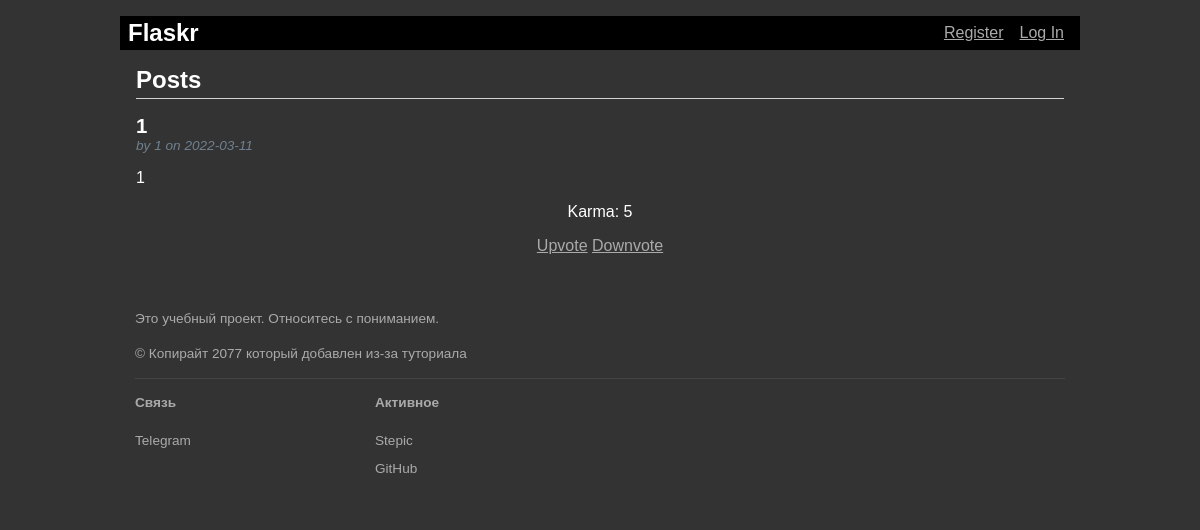
Before: / with the older database file.
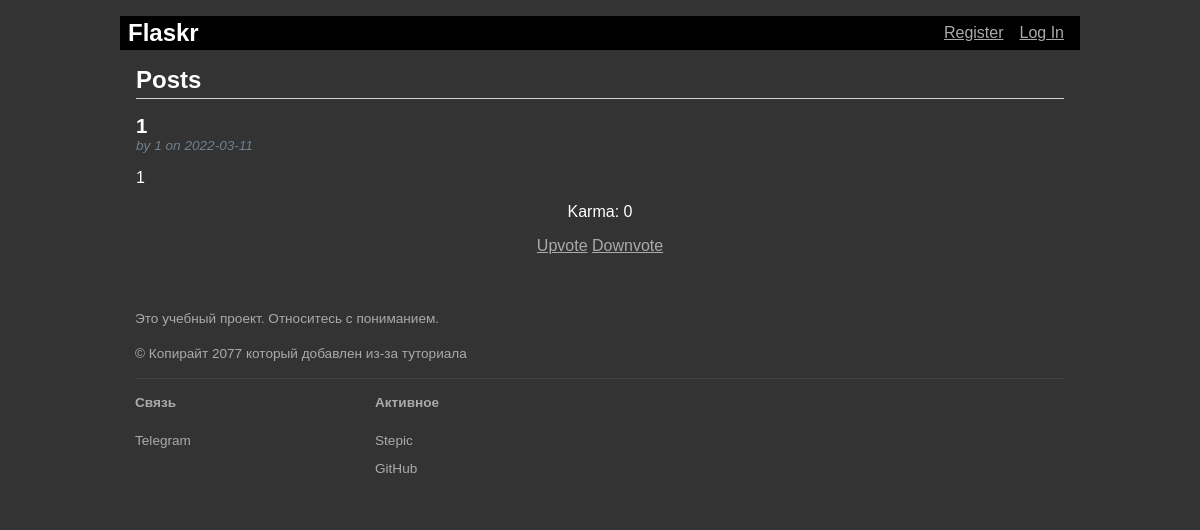
After: the same page with the newer database file.
### tables this page shows
CREATE TABLE post (
  id INTEGER PRIMARY KEY AUTOINCREMENT,
  author_id INTEGER NOT NULL,
  created TIMESTAMP NOT NULL DEFAULT CURRENT_TIMESTAMP,
  title TEXT NOT NULL,
  body TEXT NOT NULL,
  carma INTEGER NOT NULL,
  FOREIGN KEY (author_id) REFERENCES user (id)
);

CREATE TABLE user (
  id INTEGER PRIMARY KEY AUTOINCREMENT,
  username TEXT UNIQUE NOT NULL,
  password TEXT NOT NULL
);

### flaskr/blog.py (the view)
@bp.route('/')
def index():
    db = get_db()
    posts = db.execute(
        """SELECT p.id, title, body, created, author_id, username, carma
        FROM post p JOIN user u ON p.author_id = u.id
        ORDER BY created DESC""").fetchall()
    return render_template('blog/index.html', posts=posts)

### flaskr/auth.py (called while the page is built)
@bp.before_app_request
def load_logged_in_user():# функция, которая работает перед загрузкой любой страницы и проверяет
    user_id = session.get('user_id')
    if user_id is None:
        g.user = None
    else:
        g.user = get_db().execute('SELECT * FROM user WHERE id = ?', (user_id,)).fetchone()

### flaskr/db.py (called while the page is built)
def get_db():
    if 'db' not in g:
        g.db = sqlite3.connect(
            current_app.config['DATABASE'],
            detect_types=sqlite3.PARSE_DECLTYPES
        )
        g.db.row_factory = sqlite3.Row
    return g.db

### flaskr/templates/blog/index.html (shortened to what this page needs)
{% extends 'base.html' %}
{% block header %}
  <h1>{% block title %}Posts{% endblock %}</h1>
{% endblock %}
{% block content %}
  {% for post in posts %}
    <article class="post">
      <header>
        <div>
          <h1>{{ post['title'] }}</h1>
          <div class="about">by {{ post['username'] }} on {{ post['created'].strftime('%Y-%m-%d') }}</div>
        </div>
      </header>
      <p class="body">{{ post['body'] }}</p>
    </article>
    <body>
    <div class="container", align="center">
        <p class="body">Karma: {{ post['carma'] }}</p>
        <a href="{{ url_for('blog.upvote', id=post['id']) }}">Upvote</a>
        <a href="{{ url_for('blog.downvote', id=post['id']) }}">Downvote</a>
      </div>
    </body>
  {% endfor %}
{% endblock %}

### flaskr/templates/base.html (shortened to what this page needs)
<!DOCTYPE html>
<html lang="en">
<link rel="stylesheet" href="{{ url_for('static', filename='style.css') }}">
<nav>
    <h1>Flaskr</h1>
    <ul>
        {% if g.user %}
            <li><span>{{ g.user['username'] }}</span>
            <li><a href="{{ url_for('auth.logout') }}">Log Out</a>
        {% else %}
            <li><a href="{{ url_for('auth.register') }}">Register</a>
            <li><a href="{{ url_for('auth.login') }}">Log In</a>
        {% endif %}
    </ul>
</nav>
<section class="content">
    <header>
        {% block header %}{% endblock %}
    </header>
    {% block content %}{% endblock %}
</section>
<body>
    <footer class="footer">
        <div class="footer__text container">
            <p>
                Это учебный проект. Относитесь с пониманием.
            </p>
            <p>
                &copy; Копирайт 2077 который добавлен из-за туториала
            </p>
            <hr class="footer__hr">
        </div>
        <div class="footer__sections container">
            <div class="footer__section">
                <span class="footer__title"> Связь </span>
                <a href="https://t.me/bgmdmt" class="footer__link">Telegram</a>
            </div>
            <div class="footer__section">
                <span class="footer__title"> Активное </span>
                <a href="https://stepik.org/users/428873788" class="footer__link">Stepic</a>
                <a href="https://github.com/mattewkl" class="footer__link">GitHub</a>
            </div>
        </div>
    </footer>
</body>

### flaskr/static/style.css (style rules this page uses)
html { font-family: arial; background: #333333; padding: 1rem; color: white }
body { max-width: 960px; margin: 0 auto; background: #333333; }
h1 { font-family: arial; color: white; margin: 1rem 0; }
a { color: #aaaaaa; }
hr { border: none; border-top: 1px solid lightgray; }
nav { background: black; display: flex; align-items: center; padding: 0 0.5rem; }
nav h1 { flex: auto; margin: 0; }
nav ul { display: flex; list-style: none; margin: 0; padding: 0; }
nav ul li a, nav ul li span, header .action { display: block; padding: 0.5rem; }
.content { padding: 0 1rem 1rem; }
.content > header { border-bottom: 1px solid lightgray; display: flex; align-items: flex-end; }
.content > header h1 { flex: auto; margin: 1rem 0 0.25rem 0; }
.post > header { display: flex; align-items: flex-end; font-size: 0.85em; }
.post > header > div:first-of-type { flex: auto; }
.post > header h1 { font-size: 1.5em; margin-bottom: 0; }
.post .about { color: slategray; font-style: italic; }
.post .body { white-space: pre-line; }
.footer { font-size: 0.85rem; padding: 20px 0; line-height: 1.6; background: #333333; }
.container { margin: 0 auto; max_width: 800px; width: 100%; padding: 0 15px; box-sizing: border-box; }
.footer__text, .footer__link, .footer__title { color: #aaaaaa; padding: 3px 15px; display: block; }
.footer__hr { height: 1px; border: none; background: #444444 }
.footer__sections { display: flex; flex-wrap: wrap; padding: 0; }
.footer__section { box-sizing: border-box; width: 25%; padding 15px 0; flex-shrink: 0; }
.footer__title { font-weight: bold; margin-bottom: 10px; }
.footer__link { text-decoration: none; }

Changed rows visible on the page:
changed post: carma "5" → "0"
